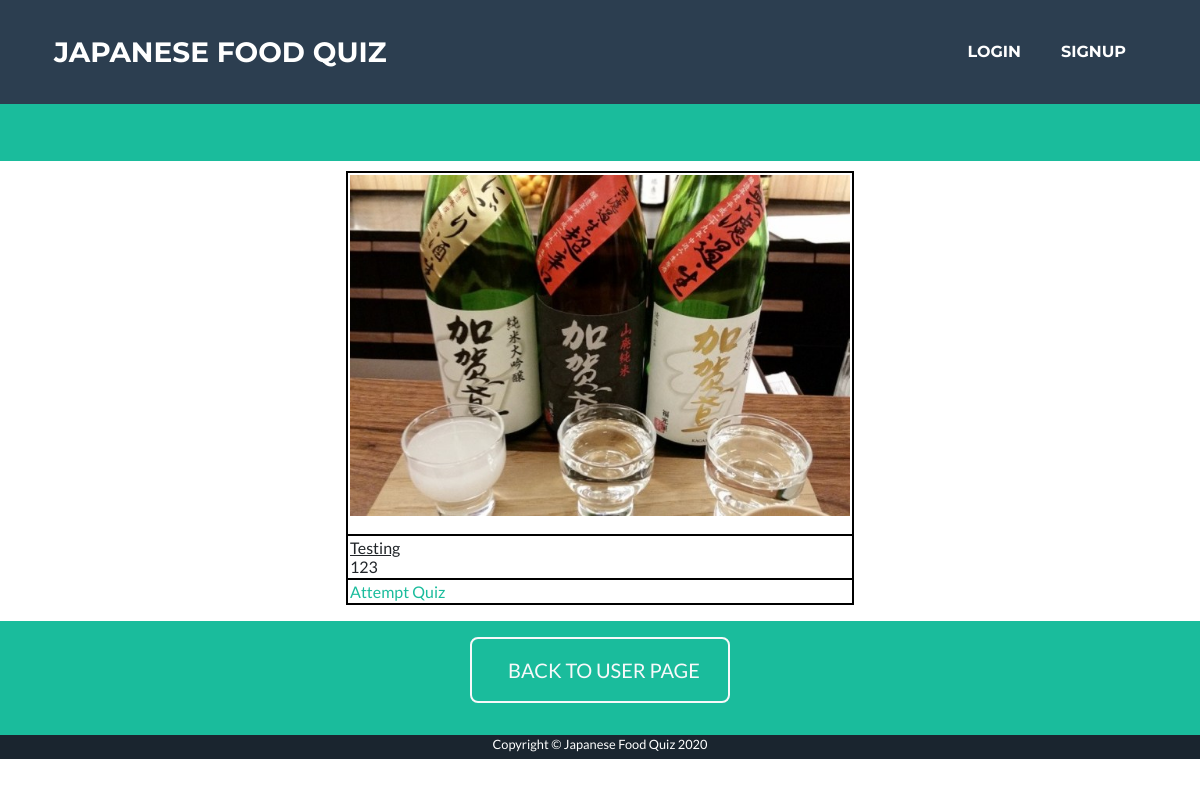
The page /qs on the database as committed earlier.
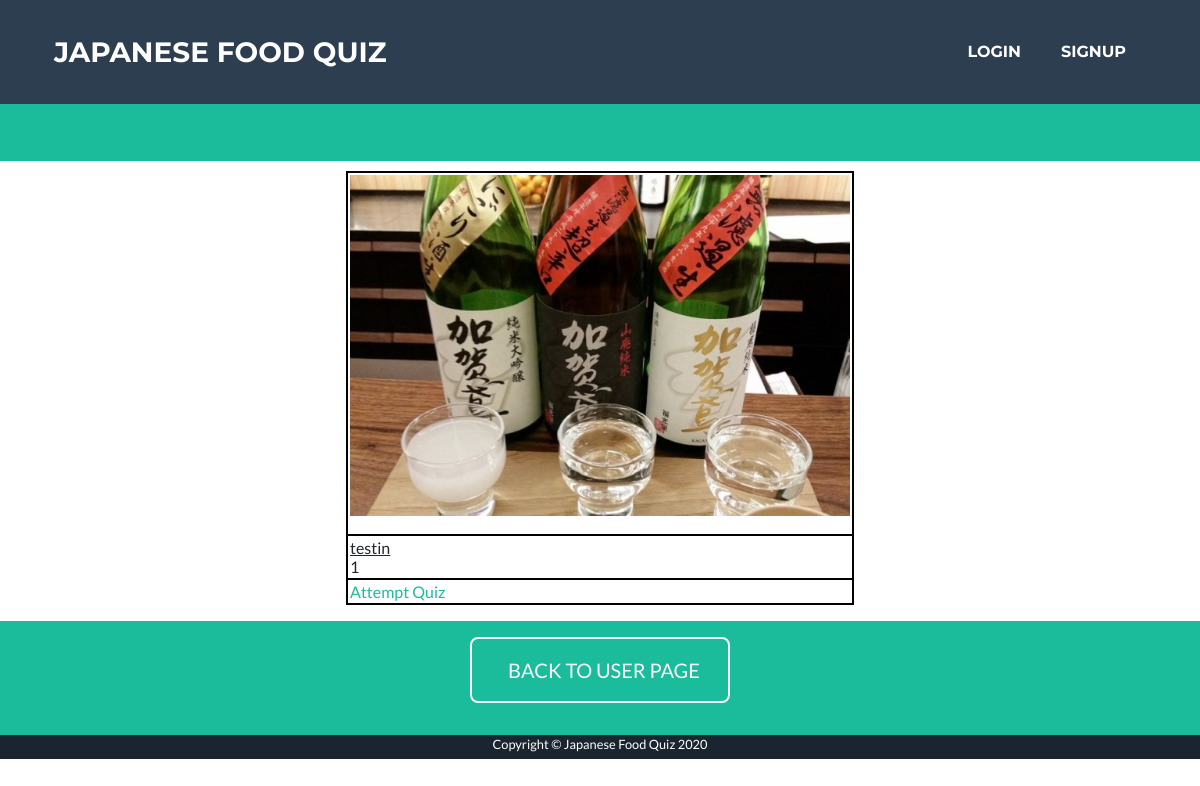
The same page on the database as committed later.
### app/models.py (models this page shows, shortened)
class QuizSet(db.Model):
    __table_args__ = {'extend_existing': True}
    quizSetID = db.Column(db.Integer, primary_key=True)
    name = db.Column(db.String(100))
    description = db.Column(db.String(100))
    picture = db.Column(db.String(100))
    userID = db.Column(db.String)
    status = db.Column(db.String(100))

### app/routes.py (the view)
@app.route('/qs')
def qs():
    quizSets = QuizSet.query.filter_by(status="approve").all()
    for quizSet in quizSets:
        quizSet.href = "/qa?index=0&id="+str(quizSet.quizSetID)
        quizSet.picture = "/static/images/"+quizSet.picture
    return render_template('qs.html', quizSets=quizSets, base64=base64)

### app/templates/qs.html (shortened to what this page needs)
﻿<!DOCTYPE html>
<html lang="en">
  <head>
    <link href="/static/style.css" rel="stylesheet" />
    <link href="/static/qs.css" rel="stylesheet" />
  {% extends 'base.html' %}
  {% block content %}
        <td class="page-section portfolio" id="portfolio">
            {% for quizSet in quizSets %}
            <p>
                <table class="tbCss" align="center">
                    <tr>
                        <td>
                            <p> <img src="{{ quizSet.picture }}" width="500rem" alt="miss～～"/></p>
                        </td>
                    </tr>
                    <tr>
                        <td>
                            <u>{{ quizSet.name }}</u>
                            <br>
                            {{ quizSet.description }}
                        </td>
                    </tr>
                    <tr>
                        <td>
                            <a href="{{ quizSet.href }}"> Attempt Quiz </a>
                        </td>
                    </tr>
                </table>
            </p>
            {% endfor %}
        <section class="page-section bg-primary text-white mb-0" id="about" style="padding-top: 1rem; padding-bottom: 2rem;">
            <div class="container">
                <div class="text-center">
                  <a class="btn btn-xl btn-outline-light" href="/user_page">
                    BACK TO USER PAGE
                  </a>
                </div>
              </div>
        </section>
  {% endblock %}

Rows that differ between the two databases and show on the page:
changed QuizSet: name "Testing" → "testin"; description "123" → "1"
